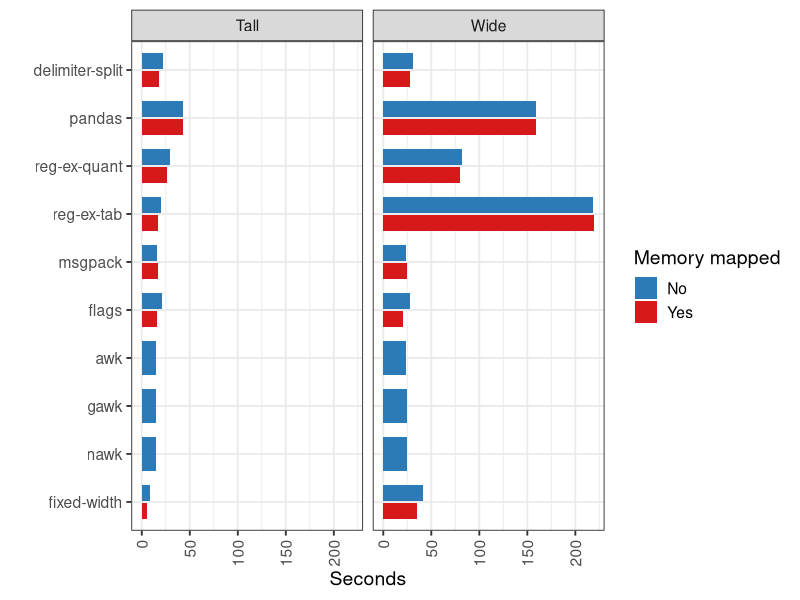
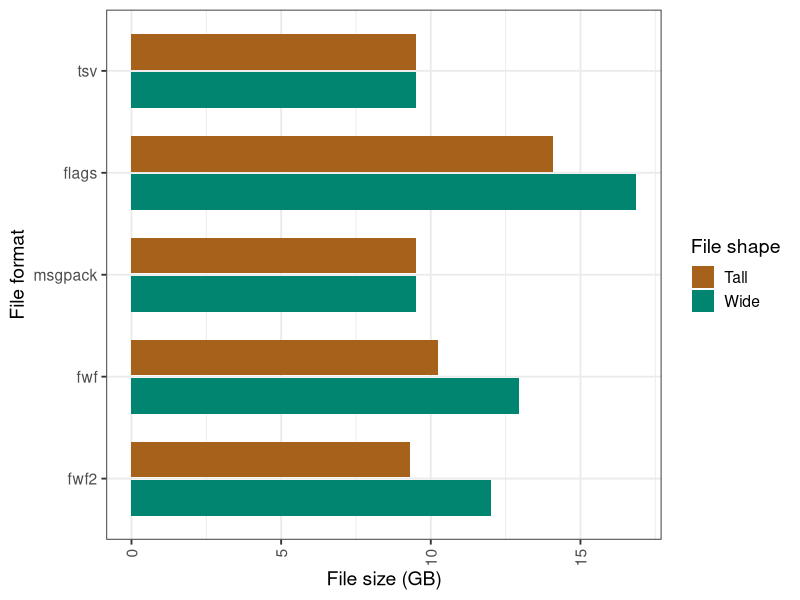
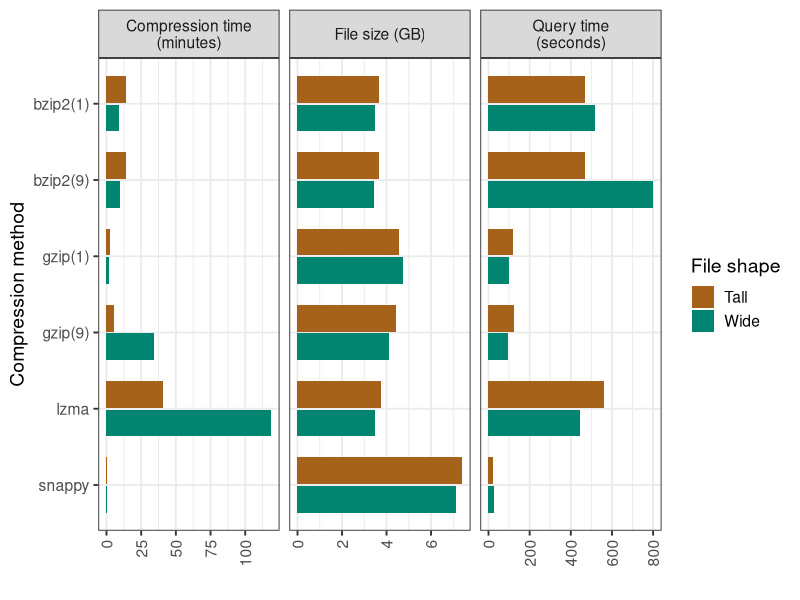
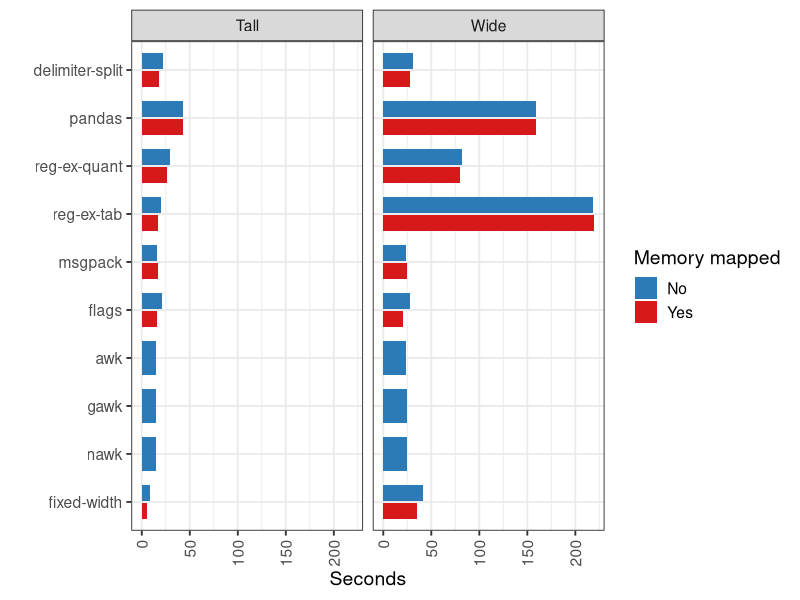
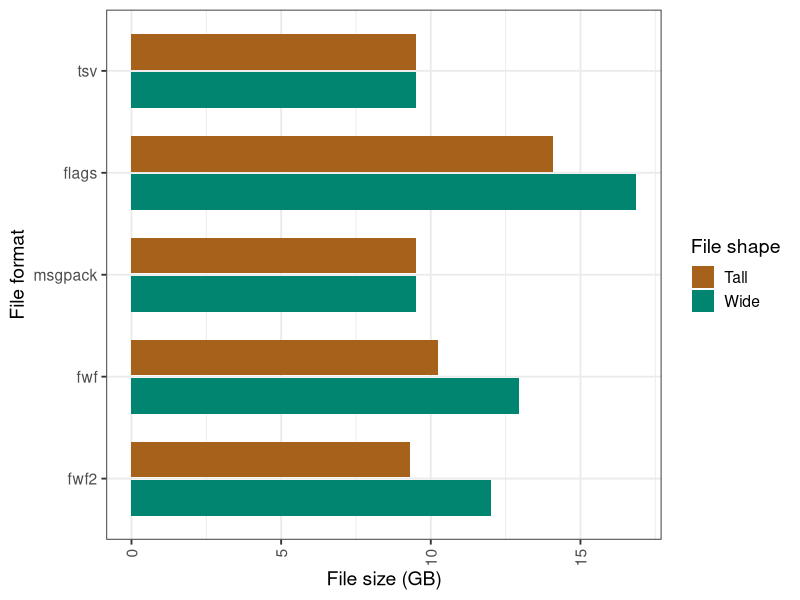
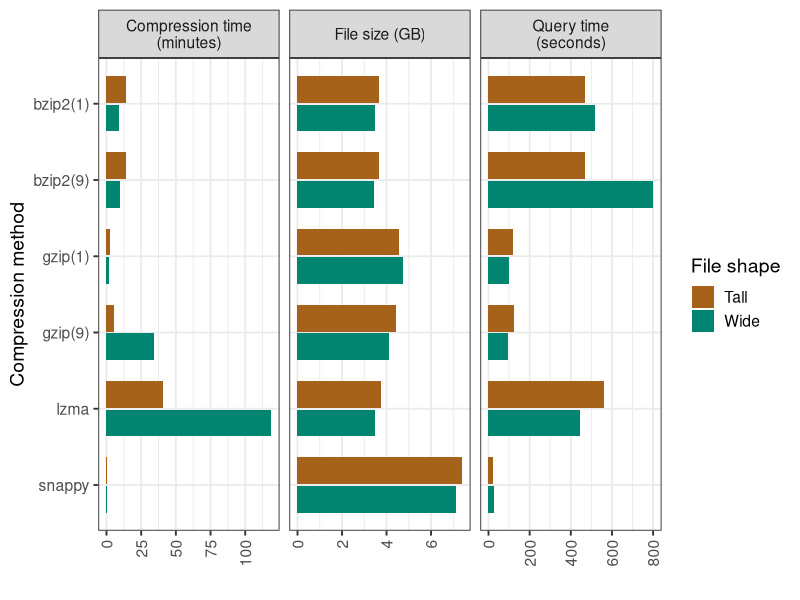

Generate these figures, in order, with R: (Note: this script raises an error after producing the figures.)
## ---- chunk 1
knitr::opts_chunk$set(echo = TRUE)
## ---- chunk 2
#install.packages(c("readr", "ggplot2", "dplyr"))
## ---- chunk 3
library(ggplot2)
library(readr)
library(dplyr)
## ---- chunk 4
data = suppressMessages(read_tsv("Results/Query_Results.tsv")) %>%
  filter(NumDiscrete!=10) %>%
  mutate(`File shape`=factor(ifelse(NumDiscrete==100, "Tall", "Wide"))) %>%
  select(-NumDiscrete, -NumContinuous, -NumRows) %>%
  mutate(Description=replace(Description, Description=="TestSplit.py", "delimiter-split")) %>%
  mutate(Description=replace(Description, Description=="TestPandas.py", "pandas")) %>%
  mutate(Description=replace(Description, Description=="TestRegExQuantifiers.py", "reg-ex-quant")) %>%
  mutate(Description=replace(Description, Description=="TestRegExTabs.py", "reg-ex-tab")) %>%
  mutate(Description=replace(Description, Description=="TestMsgPack.py", "msgpack")) %>%
  mutate(Description=replace(Description, Description=="TestFlags.py", "flags")) %>%
  mutate(Description=replace(Description, Description=="TestAwk.py", "awk")) %>%
  mutate(Description=replace(Description, Description=="TestGawk.py", "gawk")) %>%
  mutate(Description=replace(Description, Description=="TestNawk.py", "nawk")) %>%
  mutate(Description=replace(Description, Description=="TestFixedWidth.py", "fixed-width")) %>%
  mutate(Description=factor(Description, levels=rev(unique(Description)))) %>%
  mutate(MemMap=replace(MemMap, MemMap==TRUE, "Yes")) %>%
  mutate(MemMap=replace(MemMap, MemMap==FALSE, "No")) %>%
  mutate(MemMap=factor(MemMap, levels=c("Yes", "No"))) %>%
  rename(Technique=Description, `Memory mapped`=MemMap)

ggplot(data, aes(x=Technique, y=Seconds, fill=`Memory mapped`)) +
  geom_bar(stat="identity", width=0.7, position = position_dodge(width=0.75)) +
  theme_bw(base_size = 14) +
  facet_wrap(~`File shape`, ncol = 2) +
  theme(axis.text.x = element_text(angle = 90, hjust = 1, vjust = 0.5)) +
  xlab("") +
  scale_fill_manual("Memory mapped", values = c("No" = "#2c7bb6", "Yes" = "#d7191c")) +
  guides(fill=guide_legend(reverse=T)) +
  coord_flip()

ggsave("Figures/Slice.pdf", width = 6.5, height=2.5)
## ---- chunk 5
data = suppressMessages(read_tsv("Results/Uncompressed_File_Sizes.tsv")) %>%
  filter(NumDiscrete!=10) %>%
  mutate(`File shape`=factor(ifelse(NumDiscrete==100, "Tall", "Wide"))) %>%
  select(-NumDiscrete, -NumContinuous, -NumRows) %>%
  mutate(Extension=replace(Extension, Extension=="flag", "flags")) %>%
  mutate(Size=Size / 1024 / 1024 / 1024) %>%
  mutate(Extension=factor(Extension, levels=rev(unique(Extension)))) %>%
  mutate(`File shape`=factor(`File shape`, levels=rev(unique(`File shape`))))

ggplot(data, aes(x=Extension, y=Size, fill=`File shape`)) +
  geom_bar(stat="identity", width=0.7, position = position_dodge(width=0.75)) +
  theme_bw(base_size = 14) +
  theme(axis.text.x = element_text(angle = 90, hjust = 1, vjust = 0.5)) +
  xlab("File format") +
  ylab("File size (GB)") +
  scale_fill_manual("File shape", values = c("Tall" = "#a6611a", "Wide" = "#018571")) +
  guides(fill=guide_legend(reverse=T)) +
  coord_flip()

ggsave("Figures/Sizes.pdf", width = 6.25, height=2)
## ---- chunk 6
data = suppressMessages(read_tsv("Results/Query_Results_fwf2.tsv")) %>%
  arrange(Description) %>%
  filter(NumDiscrete!=10) %>%
  mutate(`File shape`=factor(ifelse(NumDiscrete==100, "Tall", "Wide"))) %>%
  select(-NumDiscrete, -NumContinuous, -NumRows)
## ---- chunk 7
compPaste = function(method, level)
{
  result = NULL
  
  for (i in 1:length(method))
  {
    if (method[i] == "lzma" || method[i] == "snappy") {
      result = c(result, method[i])
    } else {
      if (method[i] == "gz")
        method[i] = "gzip"
      if (method[i] == "bz2")
        method[i] = "bzip2"
      
      result = c(result, paste0(method[i], "(", level[i], ")"))
    }
  }
  
  return(result)
}

time_data = suppressMessages(read_tsv("Results/LineCompression_Times.tsv")) %>%
  mutate(File=basename(File)) %>%
  mutate(File=sub(".fwf2", "", File)) %>%
  filter(File != "10_90_1000") %>%
  mutate(File=replace(File, File=="100_900_1000000", "Tall")) %>%
  mutate(File=replace(File, File=="100000_900000_1000", "Wide")) %>%
  mutate(Method=compPaste(Method, Level)) %>%
  select(-Level) %>%
  rename(`File shape`=File, `Compression method`=Method) %>%
  mutate(Seconds=Seconds / 60) %>%
  rename(Value=Seconds) %>%
  mutate(Benchmark="Compression time\n(minutes)") %>%
  select(Benchmark, `Compression method`, `File shape`, Value)

size_data = suppressMessages(read_tsv("Results/Line_Compressed_File_Sizes.tsv")) %>%
  mutate(Method=compPaste(Method, Level)) %>%
  select(-Level) %>%
  filter(NumDiscrete != 10) %>%
  mutate(`File shape`=factor(ifelse(NumDiscrete==100, "Tall", "Wide"))) %>%
  select(-NumDiscrete, -NumContinuous, -NumRows) %>%
  mutate(Size=Size / 1024 / 1024 / 1024) %>%
  rename(`Compression method`=Method) %>%
  rename(Value=Size) %>%
  mutate(Benchmark="File size (GB)") %>%
  select(Benchmark, `Compression method`, `File shape`, Value)

query_data = suppressMessages(read_tsv("Results/Query_Results_fwf2_compressed.tsv")) %>%
  mutate(Method=compPaste(Method, Level)) %>%
  select(-Level) %>%
  filter(NumDiscrete != 10) %>%
  mutate(`File shape`=factor(ifelse(NumDiscrete==100, "Tall", "Wide"))) %>%
  select(-NumDiscrete, -NumContinuous, -NumRows) %>%
  rename(`Compression method`=Method) %>%
  rename(Value=Seconds) %>%
  mutate(Benchmark="Query time\n(seconds)") %>%
  select(Benchmark, `Compression method`, `File shape`, Value)

data = suppressWarnings(bind_rows(time_data, size_data, query_data)) %>%
  mutate(Benchmark=factor(Benchmark, levels=unique(Benchmark))) %>%
  mutate(`Compression method`=factor(`Compression method`, levels=rev(unique(`Compression method` )))) %>%
  mutate(`File shape`=factor(`File shape`, levels=rev(unique(`File shape`))))

ggplot(data, aes(x=`Compression method`, y=Value, fill=`File shape`)) +
  geom_bar(stat="identity", width=0.7, position = position_dodge(width=0.75)) +
  theme_bw(base_size = 14) +
  theme(axis.text.x = element_text(angle = 90, hjust = 1, vjust = 0.5)) +
  ylab("") +
  scale_fill_manual("File shape", values = c("Tall" = "#a6611a", "Wide" = "#018571")) +
  facet_wrap(~Benchmark, scales="free_x") +
  guides(fill=guide_legend(reverse=T)) +
  coord_flip()

ggsave("Figures/Compression.pdf", width = 6.5, height=4)
## ---- chunk 8
# Courtesy of: https://stackoverflow.com/questions/34096162/dplyr-mutate-replace-on-a-subset-of-rows/34096422
mutate_cond <- function(.data, condition, ..., new_init = NA, envir = parent.frame()) {
  # Initialize any new variables as new_init
  new_vars <- substitute(list(...))[-1]
  new_vars %<>% sapply(deparse) %>% names %>% setdiff(names(.data))
  .data[, new_vars] <- new_init

  condition <- eval(substitute(condition), .data, envir)
  .data[condition, ] <- .data %>% filter(condition) %>% mutate(...)
  .data
}

parseSeconds = function(raw)
{
  components = strsplit(raw, ":")[[1]]
  
  if (length(components) == 3) {
    hours = as.numeric(components[1])
    minutes = as.numeric(components[2])
    seconds = as.numeric(components[3]) + minutes * 60 + hours * 3600
  } else {
    minutes = as.numeric(components[1])
    seconds = as.numeric(components[2]) + minutes * 60
  }

  return(seconds)
}

parseSecondsAll = function(raw)
{
  sapply(raw, parseSeconds)
}

convertBytesToGB = function(x)
{
  x / 1024 / 1024 / 1024
}

convertKBToGB = function(x)
{
  x / 1024 / 1024
}

data = suppressMessages(read_tsv("Results/Results_Genotypes.tsv")) %>%
  mutate(DataPoints=log10(Dimensions^2)) %>%
  filter(Description %in% c("Size", "Query", "Elapsed (wall clock) time (h:mm:ss or m:ss)", "Maximum resident set size (kbytes)")) %>%
  mutate(Description=replace(Description, Description=="Size", "Data file size (GB)")) %>%
  mutate(Description=replace(Description, Description=="Query", "Query time (seconds)")) %>%
  mutate(Description=replace(Description, Description=="Elapsed (wall clock) time (h:mm:ss or m:ss)", "Transpose time (seconds)")) %>%
  mutate(Description=replace(Description, Description=="Maximum resident set size (kbytes)", "Transpose memory usage (GB)")) %>%
  mutate_cond(Description=="Transpose time (seconds)", Value=parseSecondsAll(Value)) %>%
  mutate(Value=as.numeric(Value)) %>%
  mutate_cond(Description=="Data file size (GB)", Value=convertBytesToGB(Value)) %>%
  mutate_cond(Description=="Transpose memory usage (GB)", Value=convertKBToGB(Value)) %>%
  mutate(Description=factor(Description, levels=unique(Description))) %>%
  select(-Dimensions)

min_data = group_by(data, Description) %>%
  summarize(MinValue=min(Value)) %>%
  ungroup()

data = inner_join(data, min_data, by="Description") %>%
  mutate(RatioValue=log10(Value / MinValue) + 1)

ggplot(data, aes(x=DataPoints, y=RatioValue, col=Description)) +
  geom_line() +
  geom_point() +
  theme_bw(base_size = 14) +
  xlab("Number of data points (log-10)") +
  ylab("Ratio vs. minimum (log-10)") +
  theme(axis.text.x = element_text(angle = 90, hjust = 1, vjust = 0.5)) +
  guides(col=FALSE) +
  scale_color_manual("", values = c("#0571b0", "#ca0020", "#5e3c99", "#e66101")) +
  facet_wrap(~Description)
#  facet_wrap(~Description, scales="free_y")

ggsave("Figures/Genotypes.pdf", width = 6.5, height=3)
